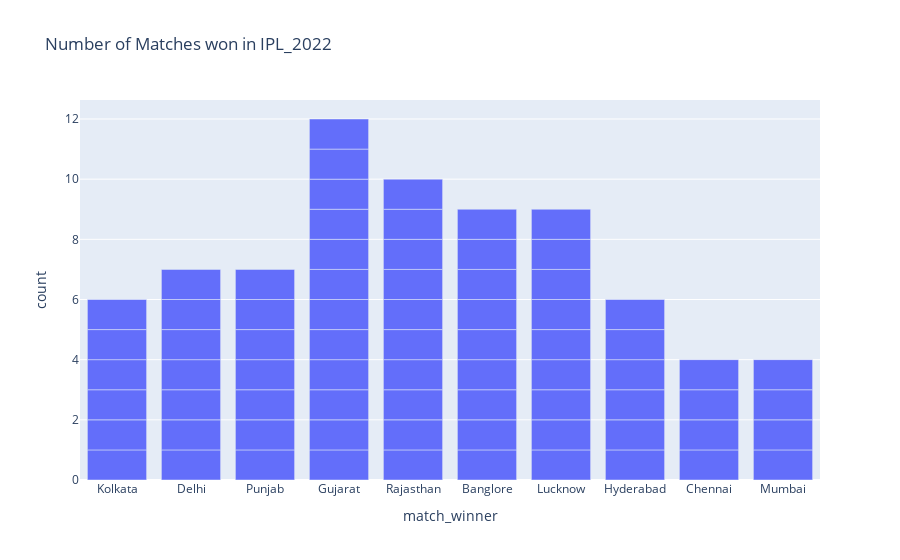

Write notebook code for a chart like this one.
### Markdown cell above
## Number of matches won by each team in ipl 2022

### Code cell
figure = px.bar(data, x = data['match_winner'], title = 'Number of Matches won in IPL_2022')
figure.show()

### Figure 1 — Plotly figure (JSON) as saved in the notebook; plotly's stock layout.template omitted (floating-point values rounded to 4 significant figures)
{"data": [{"alignmentgroup": "True", "hovertemplate": "match_winner=%{x}<br>count=%{y}<extra></extra>", "legendgroup": "", "marker": {"color": "#636efa", "pattern": {"shape": ""}}, "name": "", "offsetgroup": "", "orientation": "v", "showlegend": false, "textposition": "auto", "type": "bar", "x": ["Kolkata", "Delhi", "Punjab", "Gujarat", "Rajasthan", "Banglore", "Lucknow", "Kolkata", "Rajasthan", "Gujarat", "Punjab", "Lucknow", "Banglore", "Kolkata", "Lucknow", "Gujarat", "Hyderabad", "Banglore", "Delhi", "Rajasthan", "Hyderabad", "Chennai", "Punjab", "Gujarat", "Hyderabad", "Lucknow", "Banglore", "Hyderabad", "Gujarat", "Rajasthan", "Banglore", "Delhi", "Chennai", "Rajasthan", "Gujarat", "Hyderabad", "Lucknow", "Punjab", "Rajasthan", "Gujarat", "Delhi", "Lucknow", "Gujarat", "Mumbai", "Lucknow", "Chennai", "Kolkata", "Punjab", "Banglore", "Delhi", "Mumbai", "Rajasthan", "Lucknow", "Banglore", "Chennai", "Kolkata", "Gujarat", "Delhi", "Mumbai", "Punjab", "Kolkata", "Gujarat", "Rajasthan", "Delhi", "Hyderabad", "Lucknow", "Banglore", "Rajasthan", "Mumbai", "Punjab", "Gujarat", "Banglore", "Rajasthan", "Gujarat"], "xaxis": "x", "y": [1, 1, 1, 1, 1, 1, 1, 1, 1, 1, 1, 1, 1, 1, 1, 1, 1, 1, 1, 1, 1, 1, 1, 1, 1, 1, 1, 1, 1, 1, 1, 1, 1, 1, 1, 1, 1, 1, 1, 1, 1, 1, 1, 1, 1, 1, 1, 1, 1, 1, 1, 1, 1, 1, 1, 1, 1, 1, 1, 1, 1, 1, 1, 1, 1, 1, 1, 1, 1, 1, 1, 1, 1, 1], "yaxis": "y"}], "layout": {"autosize": true, "barmode": "relative", "legend": {"tracegroupgap": 0}, "title": {"text": "Number of Matches won in IPL_2022"}, "xaxis": {"anchor": "y", "autorange": true, "domain": [0, 1], "range": [-0.5, 9.5], "title": {"text": "match_winner"}, "type": "category"}, "yaxis": {"anchor": "x", "autorange": true, "domain": [0, 1], "range": [0, 12.63], "title": {"text": "count"}, "type": "linear"}}}
